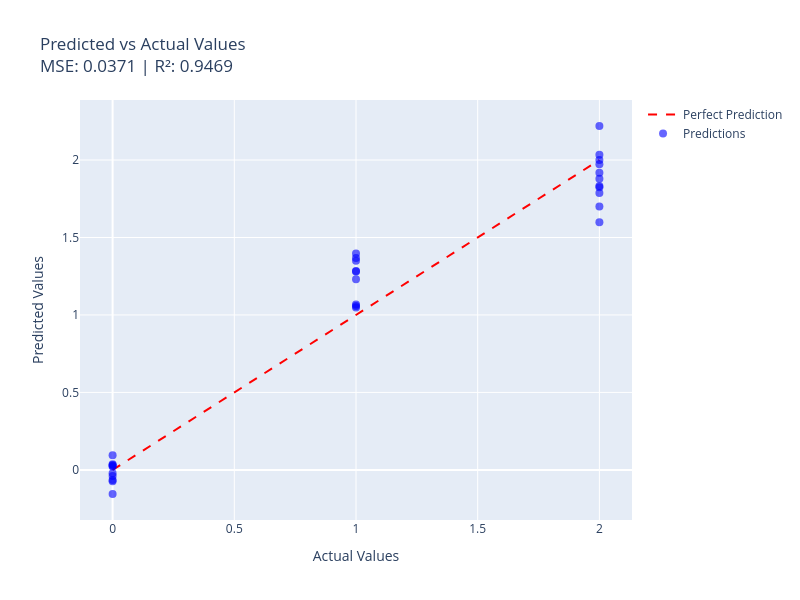

Write notebook code for a chart like this one.
### Code cell
import plotly.graph_objects as go

fig = go.Figure()

# Perfect prediction line
fig.add_trace(go.Scatter(
    x=[y_test.min(), y_test.max()],
    y=[y_test.min(), y_test.max()],
    mode='lines',
    name='Perfect Prediction',
    line=dict(color='red', dash='dash', width=2)
))

# Actual vs Predicted
fig.add_trace(go.Scatter(
    x=y_test,
    y=y_pred,
    mode='markers',
    name='Predictions',
    marker=dict(size=8, color='blue', opacity=0.6)
))

fig.update_layout(
    title=f"Predicted vs Actual Values<br>MSE: {mse:.4f} | R²: {r2_score(y_test, y_pred):.4f}",
    xaxis_title='Actual Values',
    yaxis_title='Predicted Values',
    width=800,
    height=600
)

fig.show()

### Figure 1 — Plotly figure (JSON) as saved in the notebook; plotly's stock layout.template omitted (floating-point values rounded to 4 significant figures)
{"data": [{"line": {"color": "red", "dash": "dash", "width": 2}, "mode": "lines", "name": "Perfect Prediction", "type": "scatter", "x": [0, 2], "y": [0, 2]}, {"marker": {"color": "blue", "opacity": 0.6, "size": 8}, "mode": "markers", "name": "Predictions", "type": "scatter", "x": [1, 0, 2, 1, 1, 0, 1, 2, 1, 1, 2, 0, 0, 0, 0, 1, 2, 1, 1, 2, 0, 2, 0, 2, 2, 2, 2, 2, 0, 0], "y": [1.231, -0.0401, 2.22, 1.35, 1.284, 0.02248, 1.057, 1.824, 1.368, 1.068, 1.7, -0.07357, -0.1556, -0.06569, -0.02129, 1.397, 2.0, 1.048, 1.281, 1.973, 0.03185, 1.598, 0.09451, 1.918, 1.833, 1.879, 1.788, 2.034, 0.03595, 0.02619]}], "layout": {"height": 600, "title": {"text": "Predicted vs Actual Values<br>MSE: 0.0371 | R²: 0.9469"}, "width": 800, "xaxis": {"title": {"text": "Actual Values"}}, "yaxis": {"title": {"text": "Predicted Values"}}}}
